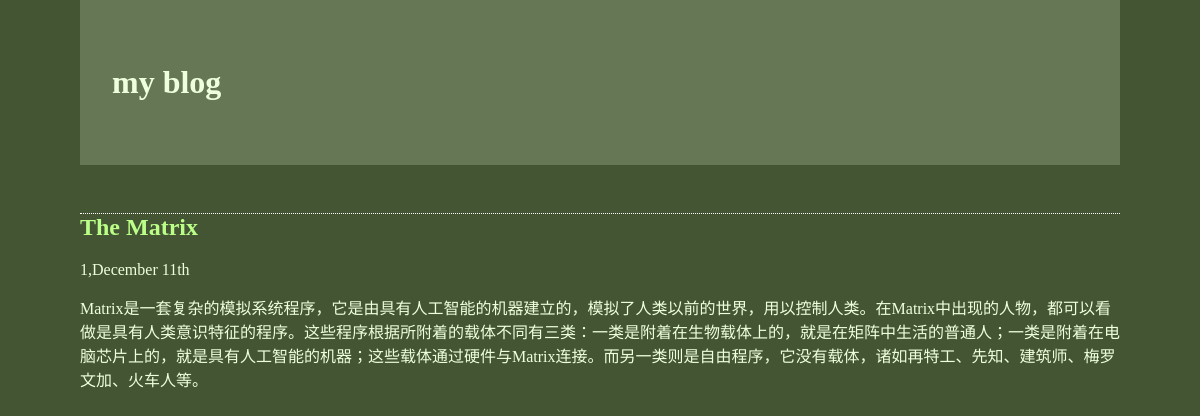
/blog/, run on an earlier commit of the app's database.
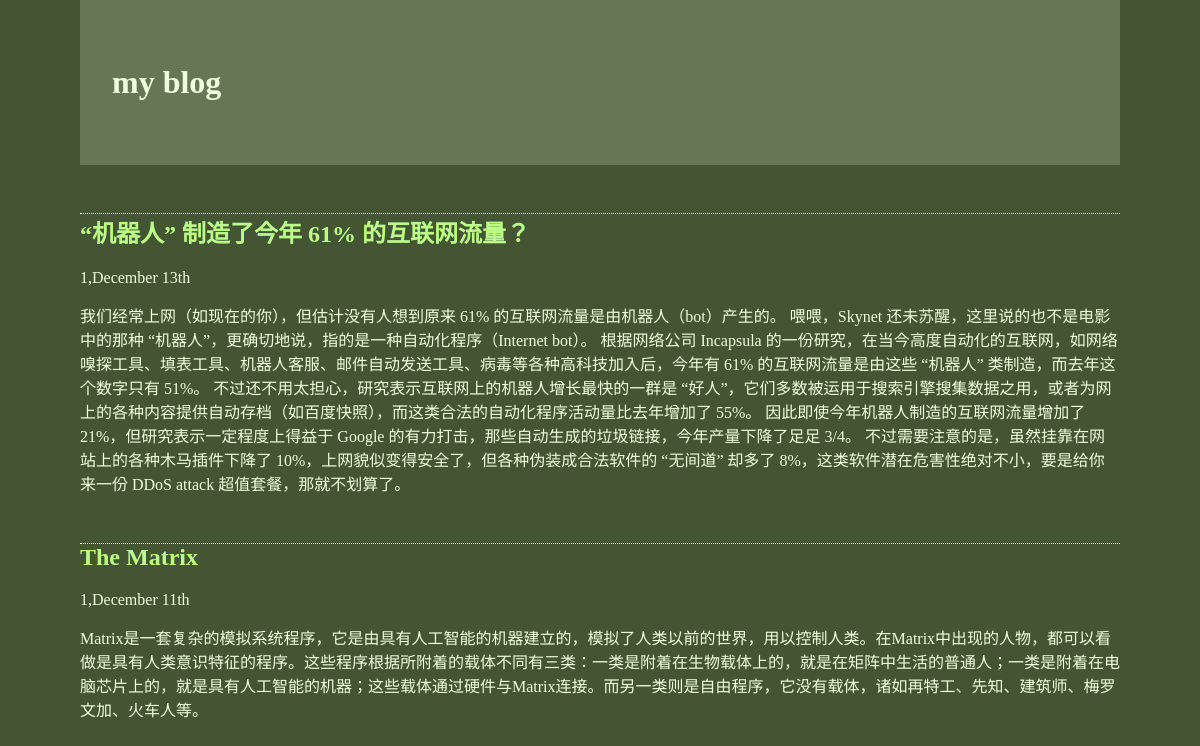
And on a later commit of the database.
### blog/models.py (models this page shows)
class BlogPost(models.Model):
    title = models.CharField(max_length=150)
    body = models.TextField()
    timestamp = models.DateTimeField()
    class Meta:
        ordering = ('-timestamp',
                   )

### blog/views.py (the view)
def archive(request):
    posts = BlogPost.objects.all()
    t = loader.get_template("archive.html")
    c = Context({'posts':posts})
    return HttpResponse(t.render(c))

### blog/templates/archive.html
{% extends "base.html" %}
{% block content %}
{% for post in posts %}
<h2>{{  post.title }}</h2>
<p>{{ post.timestamp | date:"1,F jS"}}</p>
<p>{{ post.body }}</p>
{% endfor %}
{% endblock %}

### blog/templates/base.html (shortened to what this page needs)
<html>
  <body>
    <h1>my blog</h1>
    {% block content %}
    {% endblock %}
  </body>
</html>

### blog/templates/base.html (style rules this page uses)
body { color:#efd;background:#453;padding:0 5em;margin:0 }
h1 { padding:2em 1em;background:#675 }
h2 { color:#bf8;border-top:1px dotted #fff;margin-top:2em }
p { margin:1em 0 }

What changed in the data, as far as the page shows it:
added BlogPost: title "“机器人” 制造了今年 61% 的互联网流量？", timestamp "1,December 13th", body "我们经常上网（如现在的你），但估计没有人想到原来 61% 的互联网流量是由机器人（bot）产生的。 喂喂，Skynet 还未苏醒，这里说的也不是电影中的那种 “机器人”，更确切地说，指的是一种自动化程序（Internet bot）。 根据网络公司 Incapsula 的一份研究，在当今高度自动化的互联网，如网络嗅探工具、填表工具、机器人客服、邮件自动发送工具、病毒等各种高科技加入后，今年有 61% 的互联网流量是由这些 “机器人” 类制造，而去年这个数字只有 51%。 不过还不用太担心，研究表示互联网上的机器人增长最快的一群是 “好人”，它们多数被运用于搜索引擎搜集数据之用，或者为网上的各种内容提供自动存档（如百度快照），而这类合法的自动化程序活动量比去年增加了 55%。 因此即使今年机器人制造的互联网流量增加了 21%，但研究表示一定程度上得益于 Google 的有力打击，那些自动生成的垃圾链接，今年产量下降了足足 3/4。 不过需要注意的是，虽然挂靠在网站上的各种木马插件下降了 10%，上网貌似变得安全了，但各种伪装成合法软件的 “无间道” 却多了 8%，这类软件潜在危害性绝对不小，要是给你来一份 DDoS attack 超值套餐，那就不划算了。"
